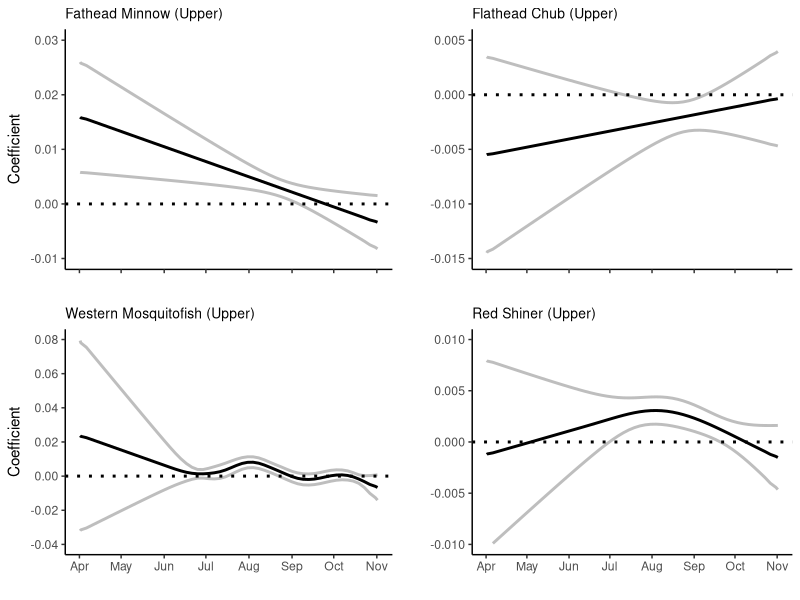

The R source for this figure:
#read me ####
#script is to plot the species/reaches that had signicant FDA results for
#daily extent dry

#libraries ####
library(tidyverse)
library(cowplot)

#data ####

#extent
carcar_san_a <- read.csv("FDA_Data/Coefs_SanAcacia_CARCAR_Extent.csv")%>%
  mutate(Time = as.Date(Time, origin="1970-01-01"))
pimpro_is <- read.csv("FDA_Data/Coefs_Isleta_PIMPRO_Extent.csv")%>%
  mutate(Time = as.Date(Time, origin="1970-01-01"))
plagra_is <- read.csv("FDA_Data/Coefs_Isleta_PLAGRA_Extent.csv")%>%
  mutate(Time = as.Date(Time, origin="1970-01-01"))
gamaff_is <- read.csv("FDA_Data/Coefs_Isleta_GAMAFF_Extent.csv")%>%
  mutate(Time = as.Date(Time, origin="1970-01-01"))
cyplut_is <- read.csv("FDA_Data/Coefs_Isleta_CYPLUT_Extent.csv") %>%
  mutate(Time = as.Date(Time, origin="1970-01-01"))
cyplut_san_a <- read.csv("FDA_Data/Coefs_SanAcacia_CYPLUT_Extent.csv")%>%
  mutate(Time = as.Date(Time, origin="1970-01-01"))


#plotting code
#carcar - san acacia
pl_car_sana<- carcar_san_a %>% 
  ggplot(aes(x = Time, y = Coef))+
  geom_line(size = 1)+
  geom_line(aes(x=Time, y = UpperCI), color = "grey", linewidth = 1)+
  geom_line(aes(x=Time, y = LowerCI), color = "grey", linewidth = 1)+
  geom_hline(yintercept = 0, linetype = "dotted", linewidth = 1)+
  ylab("Coefficient")+ xlab("")+
  ylim(-0.005, 0.005)+
  theme_classic()+
  ggtitle("Common Carp (Lower)")+
  theme(plot.title = element_text(size = 10), axis.text.x=element_blank())+
  scale_x_date(date_breaks = "1 month", date_labels = "%b")


  #pimpro - isleta
pl_pim_is <- pimpro_is %>% 
  ggplot(aes(x = Time, y = Coef))+
  geom_line(size = 1)+
  geom_line(aes(x=Time, y = UpperCI), color = "grey", linewidth = 1)+
  geom_line(aes(x=Time, y = LowerCI), color = "grey", linewidth = 1)+
  geom_hline(yintercept = 0, linetype = "dotted", linewidth = 1)+
  ylab("Coefficient")+ xlab("")+
  ylim(-0.01, 0.030)+
  theme_classic()+
  ggtitle("Fathead Minnow (Upper)")+
  theme(plot.title = element_text(size = 10), axis.text.x=element_blank())+
  scale_x_date(date_breaks = "1 month", date_labels = "%b")

  #plagra - isleta
pl_pla_is <-plagra_is %>% 
  ggplot(aes(x = Time, y = Coef))+
  geom_line(size = 1)+
  geom_line(aes(x=Time, y = UpperCI), color = "grey", linewidth = 1)+
  geom_line(aes(x=Time, y = LowerCI), color = "grey", linewidth = 1)+
  geom_hline(yintercept = 0, linetype = "dotted", linewidth = 1)+
  ylab("") + xlab("")+
  scale_y_continuous(breaks = seq(-0.04, 0.08, 0.02))+
  theme_classic()+
  ylim(-0.015, 0.005)+
  ggtitle("Flathead Chub (Upper)")+
  theme(plot.title = element_text(size = 10) , axis.text.x=element_blank())+
  scale_x_date(date_breaks = "1 month", date_labels = "%b")


  #pimpro - isleta
pl_gam_is <-gamaff_is %>% 
  ggplot(aes(x = Time, y = Coef))+
  geom_line(size = 1)+
  geom_line(aes(x=Time, y = UpperCI), color = "grey", linewidth = 1)+
  geom_line(aes(x=Time, y = LowerCI), color = "grey", linewidth = 1)+
  geom_hline(yintercept = 0, linetype = "dotted", linewidth = 1)+
  ylab("Coefficient")+ xlab("")+
  scale_y_continuous(limits = c(-0.04, 0.08), breaks = c(-0.04, -.02, 0.0, 0.02, 0.04, 0.06, 0.08))+
  theme_classic()+
  ggtitle("Western Mosquitofish (Upper)")+
  theme(plot.title = element_text(size = 10))+
  scale_x_date(date_breaks = "1 month", date_labels = "%b")


  #cyplut - isleta
pl_cyp_is <-cyplut_is %>%  
  ggplot(aes(x = Time, y = Coef))+
  geom_line(size = 1)+
  geom_line(aes(x=Time, y = UpperCI), color = "grey", linewidth = 1)+
  geom_line(aes(x=Time, y = LowerCI), color = "grey", linewidth = 1)+
  geom_hline(yintercept = 0, linetype = "dotted", linewidth = 1)+
  ylab("")+ xlab("")+
  ylim(-0.01, 0.01)+
  theme_classic()+
  ggtitle("Red Shiner (Upper)")+
  theme(plot.title = element_text(size = 10))+
  scale_x_date(date_breaks = "1 month", date_labels = "%b")


  #cyplut - san acacia
pl_cyp_sana <-cyplut_san_a %>% 
  ggplot(aes(x = Time, y = Coef))+
  geom_line(size = 1)+
  geom_line(aes(x=Time, y = UpperCI), color = "grey", linewidth = 1)+
  geom_line(aes(x=Time, y = LowerCI), color = "grey", linewidth = 1)+
  geom_hline(yintercept = 0, linetype = "dotted", linewidth = 1)+
  ylab("")+ xlab("")+
  ylim(-0.03, 0.02)+
  theme_classic()+
  ggtitle("Red Shiner (Lower)")+
  theme(plot.title = element_text(size = 10))+
  scale_x_date(date_breaks = "1 month", date_labels = "%b")



tiff("Figures/FDA_Extent.jpg", units= "in", width = 8, height = 6, res = 600)
plot_grid(pl_pim_is, pl_pla_is, pl_gam_is, pl_cyp_is)
dev.off()
